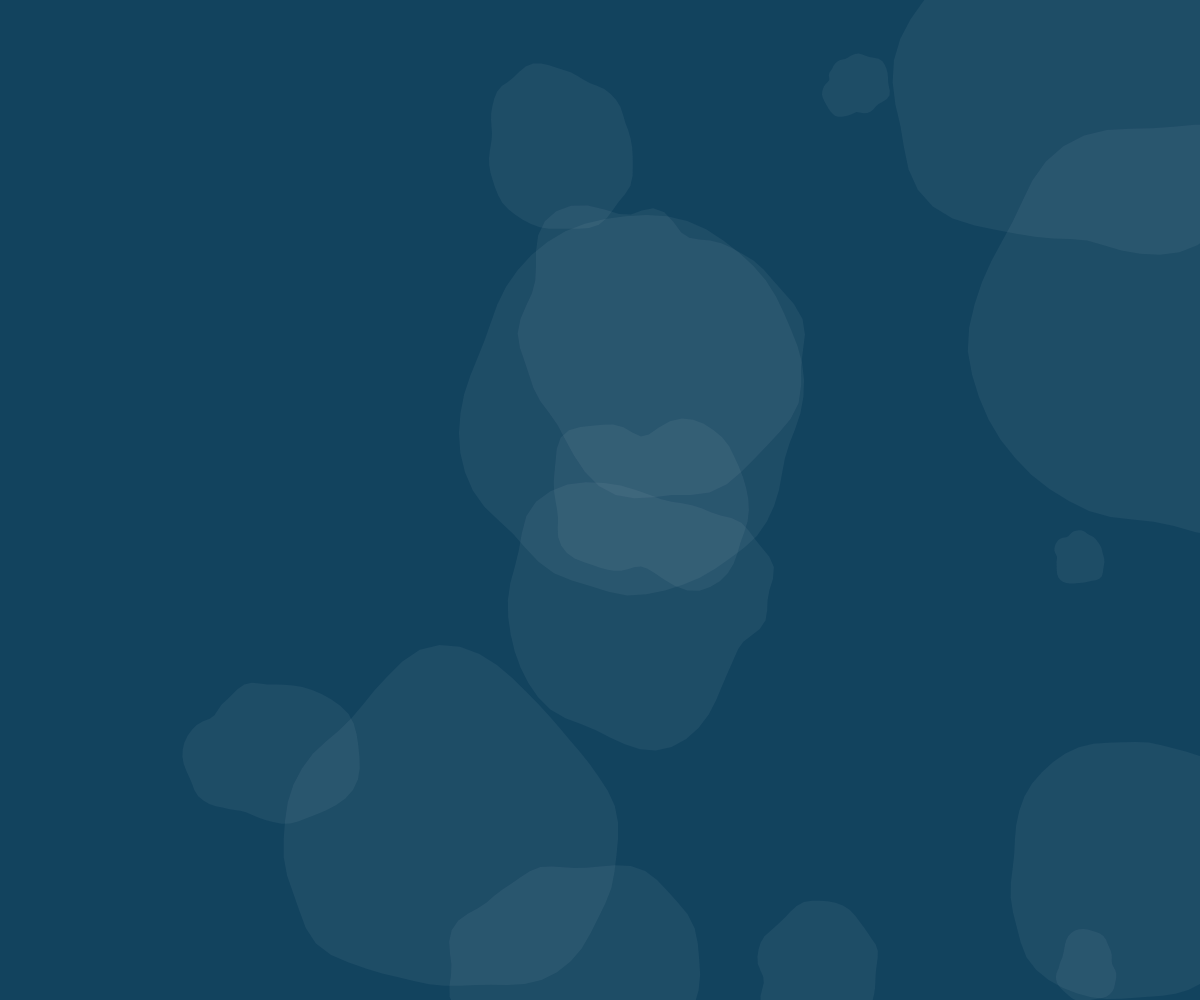
Frame 1 (no input)
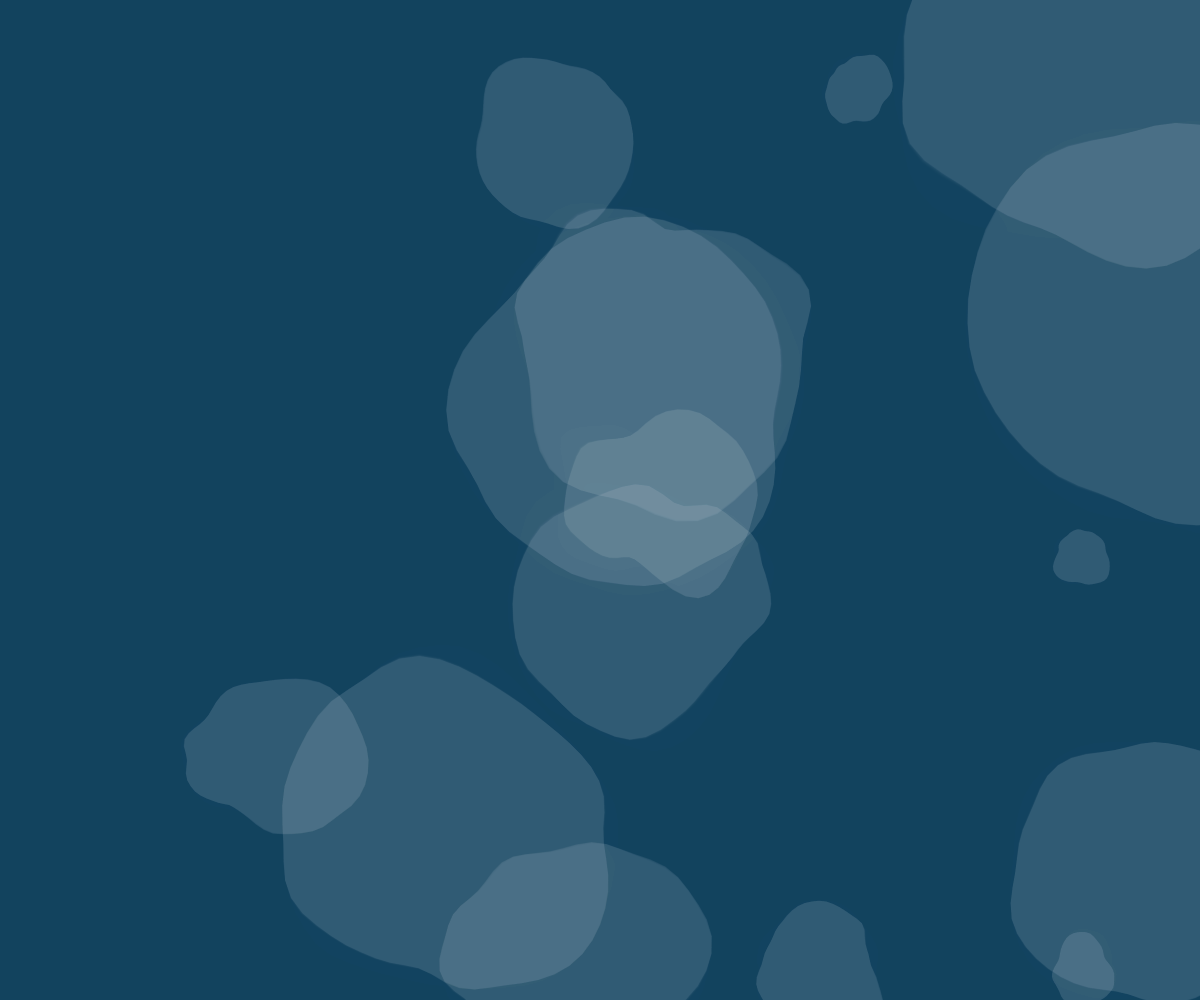
Frame 60 (no input)
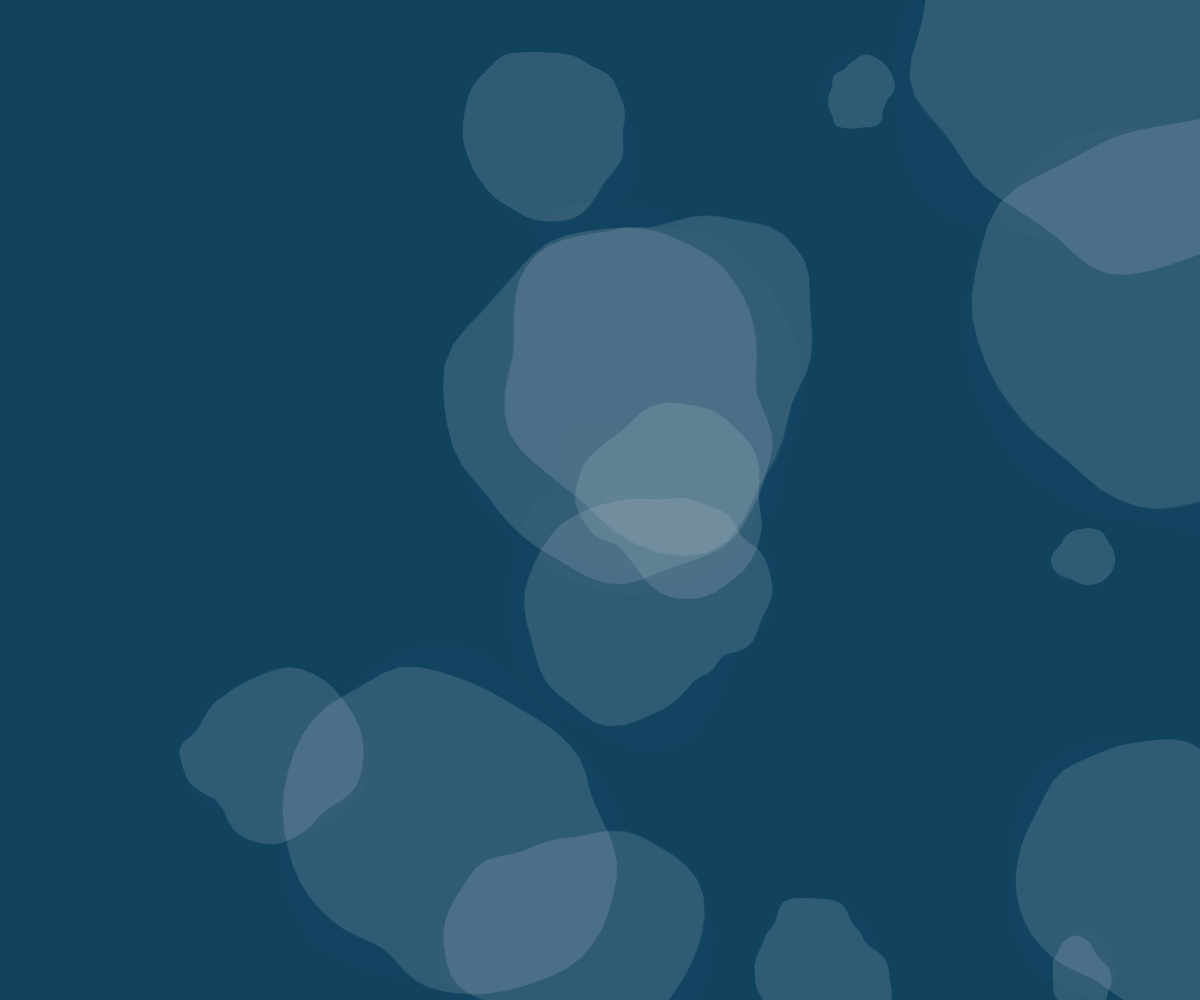
Frame 120 (the mouse pressed at the canvas centre since frame 60)

The p5.js sketch that drew these frames (run headless with seeded random() and noise() and a simulated clock; from frame 60 on, the mouse is pressed at the canvas centre):

// p5.js sketch
// ── sketch.js
function setup() {
  looping = true;

  createCanvas(innerWidth, innerHeight);
  frameRate(60);

  colorMode(HSB, 1, 1, 1, 1);
  // background(0)
  strokeWeight(0.1);
  // noLoop()

  numBubbles = 15;
  bubbles = [];
  for (let i = 0; i < numBubbles; i++) {
    bubble = new Bubble(
      Math.random() * width,
      Math.random() * height,
      Math.random() * width * 0.24 + width * 0.05
    );
    bubbles.push(bubble);
  }
  background(0.56, 0.8, 0.37);
}

function draw() {
  background(0.56, 0.8, 0.37, 0.35);

  stroke(1, 0.01);
  fill(1, 0.05);

  for (let bubble of bubbles) {
    bubble.draw();
    bubble.offset += 0.0015;
    bubble.move();
  }
}

class Bubble {
  constructor(cx, cy, r) {
    this.cx = cx;
    this.cy = cy;
    this.r = r;
    this.offset = Math.random() * 2000;
    this.spread = 0.7; // Math.random() * 0.5 + 0.8
    this.N = 60;
    this.dx = (Math.random() / 10 + 0.01) * (Math.random() > 0.5 ? -1 : 1);
    this.dy = (Math.random() / 10 + 0.01) * (Math.random() > 0.5 ? -1 : 1);
    this.color = color(random(1), 1, 1, 0.15);
  }

  draw() {
    let angle = 0;
    // noFill()
    beginShape();
    while (angle <= TWO_PI) {
      let xoff = map(cos(angle), -1, 1, this.offset, this.offset + this.spread);
      let yoff = map(sin(angle), -1, 1, this.offset, this.offset + this.spread);
      let r = noise(xoff, yoff) * this.r;
      let x = this.cx + r * cos(angle);
      let y = this.cy + r * sin(angle);
      vertex(x, y);

      angle += TWO_PI / this.N;
    }
    endShape();
  }

  move() {
    this.cx += this.dx;
    this.cy += this.dy;
    if (this.cx <= -this.r / 2 && this.dx < 0) {
      this.cx = width + this.r / 2;
    }
    if (this.cx >= width + this.r / 2 && this.dx > 0) {
      this.cx = -this.r / 2;
    }
    if (this.cy <= -this.r / 2 && this.dy < 0) {
      this.cy = height + this.r / 2;
    }
    if (this.cy >= height + this.r / 2 && this.dy > 0) {
      this.cy = -this.r / 2;
    }
  }

  copy({ cx = this.cx, cy = this.cy, r = this.r, color = this.color } = {}) {
    let bubbleCopy = new Bubble(cx, cy, r);
    bubbleCopy.offset = this.offset;
    bubbleCopy.spread = this.spread;
    bubbleCopy.N = this.N;
    bubbleCopy.dx = this.dx;
    bubbleCopy.dy = this.dy;
    bubbleCopy.color = color;
    return bubbleCopy;
  }
}

function mousePressed() {
  if (looping) {
    noLoop();
    looping = false;
  } else {
    loop();
    looping = true;
  }
}
